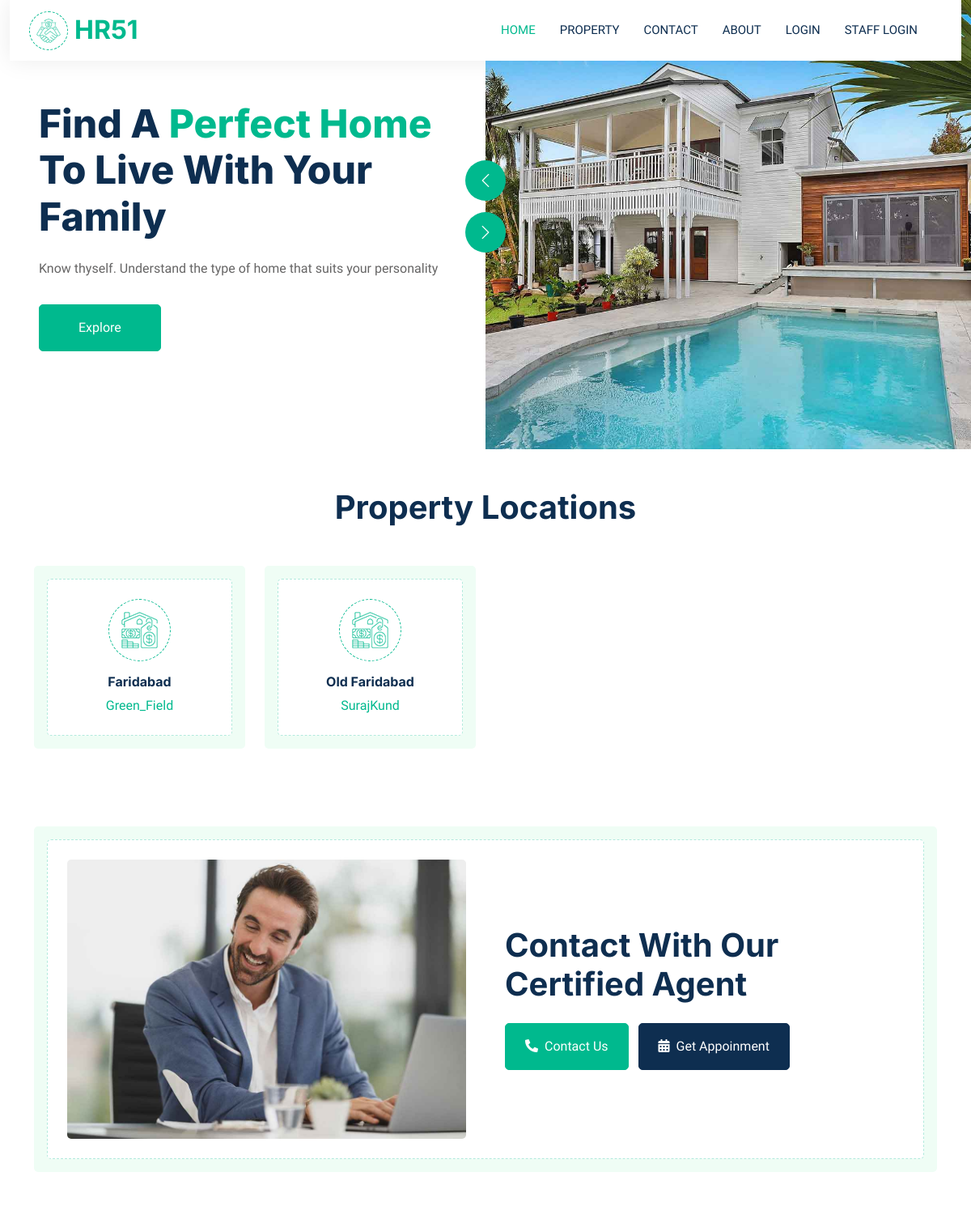
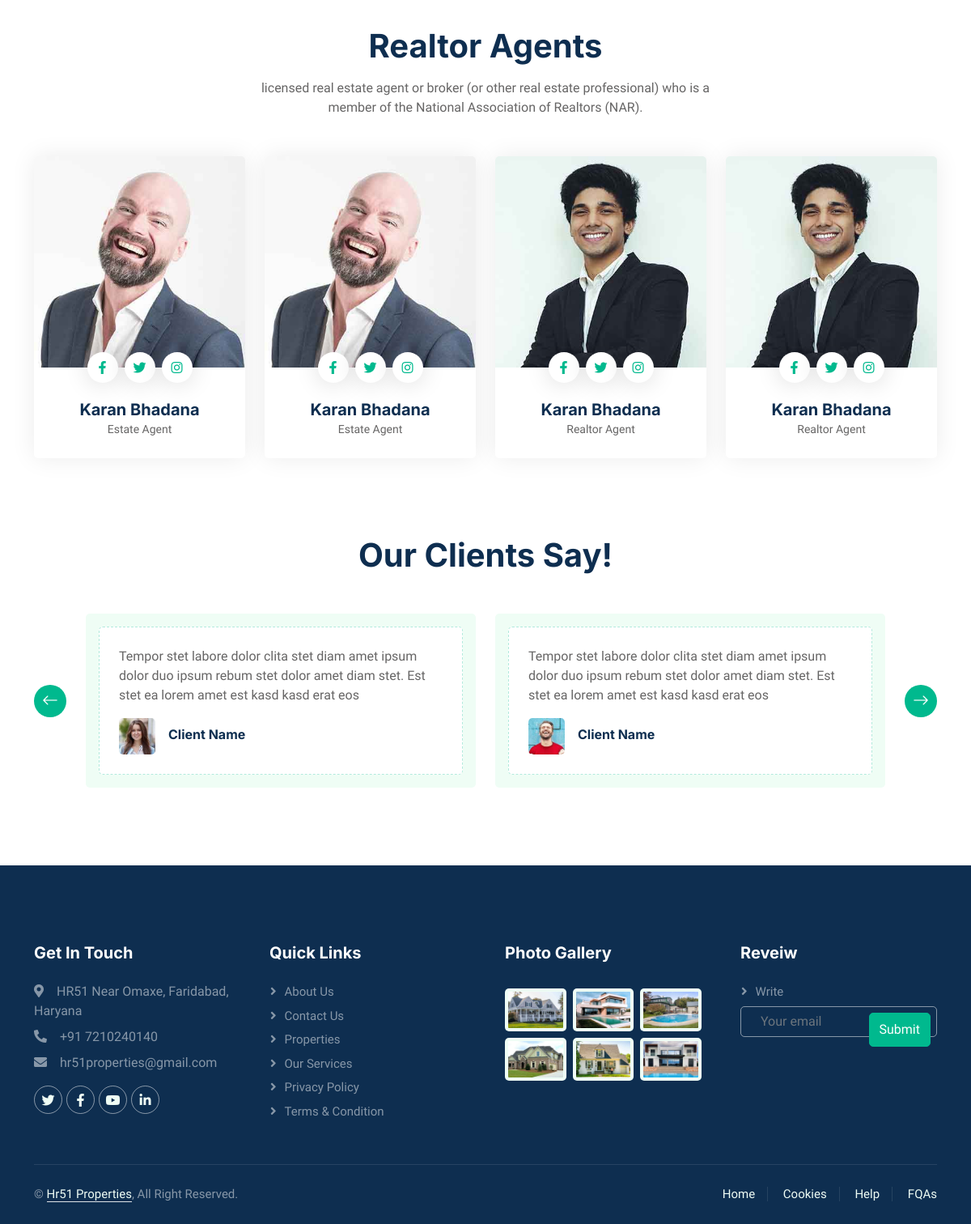
The page / on the database its author committed (2 pictures, top to bottom).
### realestate/models.py (models this page shows, shortened)
class Realator(models.Model):
    name = models.CharField(max_length=30,default="HR51")
    owner = models.CharField(max_length=20, default="Karan Bhadana")
    location = models.CharField(max_length=50, default="Faridabad")
    state = models.CharField(max_length=50,default="Haryana")
    country = models.CharField(max_length=50,default="India")
    contact = models.CharField(max_length=50,default="987124****", null=True)
    intro = models.CharField(max_length=350,default="RealEstate Agent", null=True)
    url = models.CharField(max_length=100, null=True)
    owner_image = models.ImageField(upload_to='user/', null=True)
    add_date = models.DateTimeField(auto_now_add=True, null=True, blank=True)

### realestate/views.py (the view)
# urls.py: path('', views.homepage,name="homepage"),
def homepage(request):
    all_location = Realator.objects.values_list(
        'location', 'id').distinct().order_by()
    posts = PropertyView.objects.all()[:11]
    categories = Realator.objects.all()
    if request.method == "POST":
        try:
            print(request.POST)
            hotel = Realator.objects.all().get(
                id=int(request.POST['search_location']))
            rr = []
            for each_reservation in Reservation.objects.all():
                if str(each_reservation.check_in) < str(request.POST['cin']) and str(each_reservation.check_out) < str(request.POST['cout']):
                    pass
                elif str(each_reservation.check_in) > str(request.POST['cin']) and str(each_reservation.check_out) > str(request.POST['cout']):
                    pass
                else:
                    rr.append(each_reservation.room.id)
            room = PropertyView.objects.all().filter(
                hotel=hotel, capacity__gte=int(request.POST['capacity'])).exclude(id__in=rr)
            if len(room) == 0:
                messages.warning(
                    request, "Sorry No Properties are Available on this time period")
            data = {'rooms': room, 'all_location': all_location, 'flag': True}
            response = render(request, 'index.html', data)
        except Exception as e:
            messages.error(request, e)
            response = render(request, 'index.html', {
                              'all_location': all_location})
    else:
        data = {
            'all_location': all_location,
            'posts': posts,
            'categories': categories
            }
        response = render(request, 'index.html', data)
    return HttpResponse(response)

### templates/index.html (shortened to what this page needs)
{% extends 'basic.html' %}
{% block body %}
<section>
    <div class="container-fluid header bg-white p-0">
        <div class="row g-0 align-items-center flex-column-reverse flex-md-row">
            <div class="col-md-6 p-5 mt-lg-5">
                <h1 class="display-5 animated fadeIn mb-4">Find A <span class="text-primary">Perfect Home</span> To Live
                    With Your Family</h1>
                <p class="animated fadeIn mb-4 pb-2">Know thyself. Understand the type of home that suits your personality</p>
                <a href="/property" class="btn btn-primary py-3 px-5 me-3 animated fadeIn">Explore</a>
            </div>
            <div class="col-md-6 animated fadeIn">
                <div class="owl-carousel header-carousel">
                    <div class="owl-carousel-item">
                        <img class="img-fluid" src="/static/img/carousel-1.jpg" alt="">
                    </div>
                </div>
            </div>
        </div>
    </div>
</section>
<section>
    <div class="container-xxl py-5">
        <div class="container">
            <div class="text-center mx-auto mb-5 wow fadeInUp" data-wow-delay="0.1s" style="max-width: 600px;">
                <h1 class="mb-3">Property Locations</h1>
            </div>
            <div class="row g-4">
                {% for cat in categories %}
                <div class="col-lg-3 col-sm-6 wow fadeInUp" data-wow-delay="0.1s">
                    <a class="cat-item d-block bg-light text-center rounded p-3" href="">
                        <div class="rounded p-4">
                            <div class="icon mb-3">
                                <img class="img-fluid" src="/static/img/icon-house.png" alt="Icon" style="text-decoration: none;">
                            </div>
                            <h6>{{cat.location}}</h6>
                            <span>{{cat.name}}</span>
                        </div>
                    </a>
                </div>
                {% endfor %}
            </div>
        </div>
    </div>
</section>
<section>
    <div class="container-xxl py-5">
        <div class="container">
            <div class="bg-light rounded p-3">
                <div class="bg-white rounded p-4" style="border: 1px dashed rgba(0, 185, 142, .3)">
                    <div class="row g-5 align-items-center">
                        <div class="col-lg-6 wow fadeIn" data-wow-delay="0.1s">
                            <img class="img-fluid rounded w-100" src="/static/img/call-to-action.jpg" alt="">
                        </div>
                        <div class="col-lg-6 wow fadeIn" data-wow-delay="0.5s">
                            <div class="mb-4">
                                <h1 class="mb-3">Contact With Our Certified Agent</h1>
                            </div>
                                <a href="/contact" class="btn btn-primary py-3 px-4 me-2 mb-1"><i class="fa fa-phone-alt me-2"></i>Contact Us</a>
                                <a href="/user/book-room?roomid=1" class="btn btn-dark py-3 px-4 mb-1"><i class="fa fa-calendar-alt me-2"></i>Get Appoinment</a>
                        </div>
                    </div>
                </div>
            </div>
        </div>
    </div>
</section>
  <div class="container-xxl py-5">
    <div class="container">
        <div class="text-center mx-auto mb-5 wow fadeInUp" data-wow-delay="0.1s" style="max-width: 600px;">
            <h1 class="mb-3">Realtor Agents</h1>
            <p>licensed real estate agent or broker (or other real estate professional) who is a member of the National Association of Realtors (NAR).</p>
        </div>
        <div class="row g-4">
            <div class="col-lg-3 col-md-6 wow fadeInUp" data-wow-delay="0.1s">
                <div class="team-item rounded overflow-hidden">
                    <div class="position-relative">
                        <img class="img-fluid" src="/static/img/team-2.jpg" alt="">
                        <div class="position-absolute start-50 top-100 translate-middle d-flex align-items-center">
                            <a class="btn btn-square mx-1" href=""><i class="fab fa-facebook-f"></i></a>
                            <a class="btn btn-square mx-1" href=""><i class="fab fa-twitter"></i></a>
                            <a class="btn btn-square mx-1" href=""><i class="fab fa-instagram"></i></a>
                        </div>
                    </div>
                    <div class="text-center p-4 mt-3">
                        <h5 class="fw-bold mb-0">Karan Bhadana</h5>
                        <small>Estate Agent</small>
                    </div>
                </div>
            </div>
            <div class="col-lg-3 col-md-6 wow fadeInUp" data-wow-delay="0.1s">
                <div class="team-item rounded overflow-hidden">
                    <div class="position-relative">
                        <img class="img-fluid" src="/static/img/team-2.jpg" alt="">
                        <div class="position-absolute start-50 top-100 translate-middle d-flex align-items-center">
                            <a class="btn btn-square mx-1" href=""><i class="fab fa-facebook-f"></i></a>
                            <a class="btn btn-square mx-1" href=""><i class="fab fa-twitter"></i></a>
                            <a class="btn btn-square mx-1" href=""><i class="fab fa-instagram"></i></a>
                        </div>
                    </div>
                    <div class="text-center p-4 mt-3">
                        <h5 class="fw-bold mb-0">Karan Bhadana</h5>
                        <small>Estate Agent</small>
                    </div>
                </div>
            </div>
            {% for cat in categories %}
            <div class="col-lg-3 col-md-6 wow fadeInUp" data-wow-delay="0.3s">
                <div class="team-item rounded overflow-hidden">
                    <div class="position-relative">
                        <img class="img-fluid" src="/static/img/team-4.jpg" alt="">
                        <div class="position-absolute start-50 top-100 translate-middle d-flex align-items-center">
                            <a class="btn btn-square mx-1" href=""><i class="fab fa-facebook-f"></i></a>
                            <a class="btn btn-square mx-1" href=""><i class="fab fa-twitter"></i></a>
                            <a class="btn btn-square mx-1" href=""><i class="fab fa-instagram"></i></a>
                        </div>
                    </div>
                    <div class="text-center p-4 mt-3">
                        <h5 class="fw-bold mb-0">{{cat.owner}}</h5>
                        <small>Realtor Agent</small>
                    </div>
                </div>
            </div>
            {% endfor%}
        </div>
    </div>
</div>
<div class="container-xxl py-5">
    <div class="container">
        <div class="text-center mx-auto mb-5 wow fadeInUp" data-wow-delay="0.1s" style="max-width: 600px;">
            <h1 class="mb-3">Our Clients Say!</h1>
        </div>
        <div class="owl-carousel testimonial-carousel wow fadeInUp" data-wow-delay="0.1s">
            <div class="testimonial-item bg-light rounded p-3">
                <div class="bg-white border rounded p-4">
                    <p>Tempor stet labore dolor clita stet diam amet ipsum dolor duo ipsum rebum stet dolor amet diam stet. Est stet ea lorem amet est kasd kasd erat eos</p>
                    <div class="d-flex align-items-center">
                        <img class="img-fluid flex-shrink-0 rounded" src="/static/img/testimonial-1.jpg" style="width: 45px; height: 45px;">
                        <div class="ps-3">
                            <h6 class="fw-bold mb-1">Client Name</h6>
                        </div>
                    </div>
                </div>
            </div>
            <div class="testimonial-item bg-light rounded p-3">
                <div class="bg-white border rounded p-4">
                    <p>Tempor stet labore dolor clita stet diam amet ipsum dolor duo ipsum rebum stet dolor amet diam stet. Est stet ea lorem amet est kasd kasd erat eos</p>
                    <div class="d-flex align-items-center">
                        <img class="img-fluid flex-shrink-0 rounded" src="/static/img/testimonial-2.jpg" style="width: 45px; height: 45px;">
                        <div class="ps-3">
                            <h6 class="fw-bold mb-1">Client Name</h6>
                        </div>
                    </div>
                </div>
            </div>
        </div>
    </div>
</div>
{% endblock body %}

### static/css/style.css (style rules this page uses)
:root { --primary: #00B98E; --secondary: #FF6922; --light: #EFFDF5; --dark: #0E2E50; }
body { background-color: #fff; }
.btn { transition: .5s; }
.btn.btn-primary, .btn.btn-secondary { color: #FFFFFF; }
.btn-square { width: 38px; height: 38px; }
.btn-square, .btn-sm-square, .btn-lg-square { padding: 0; display: flex; align-items: center; justify-content: center; font-weight: normal; border-radius: 50px; }
@media (min-width: 992px) { .header { margin-top: -120px; } }
.icon { padding: 15px; display: inline-flex; align-items: center; justify-content: center; background: #FFFFFF !important; border-radius: 50px; border: 1px dashed var(--primary) !important; }
.cat-item div { background: #FFFFFF; border: 1px dashed rgba(0, 185, 142, .3); transition: .5s; }
.cat-item div * { transition: .5s; }
.team-item { box-shadow: 0 0 30px rgba(0, 0, 0, .08); transition: .5s; }
.team-item .btn { color: var(--primary); background: #FFFFFF; box-shadow: 0 0 30px rgba(0, 0, 0, .15); }
.testimonial-carousel { padding-left: 1.5rem; padding-right: 1.5rem; }
@media (min-width: 576px) { .testimonial-carousel { padding-left: 4rem; padding-right: 4rem; } }
.testimonial-carousel .testimonial-item .border { border: 1px dashed rgba(0, 185, 142, .3) !important; }

### templates/basic.html (style rules this page uses)
a { text-decoration: none; }

### rows shown on the page
Realator: location "Faridabad", name "Green_Field", owner "Karan Bhadana"
Realator: location "Old Faridabad", name "SurajKund", owner "Karan Bhadana"
